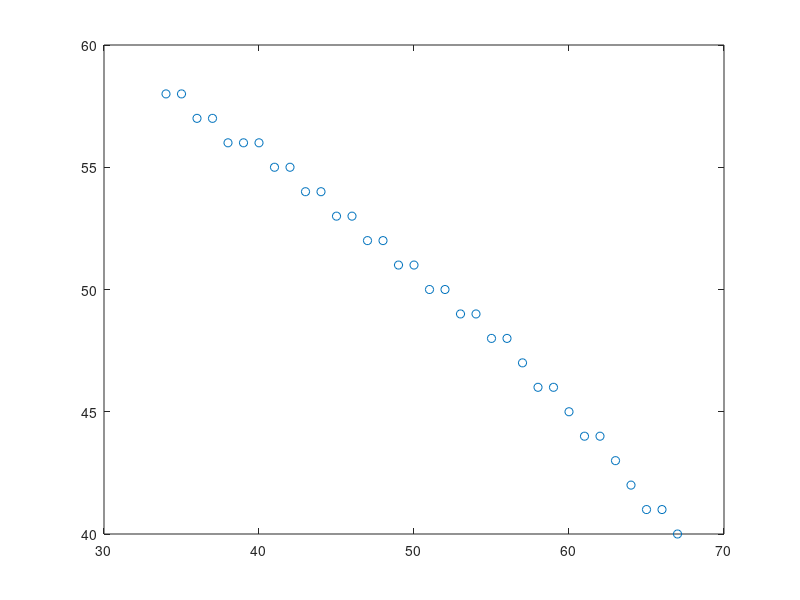
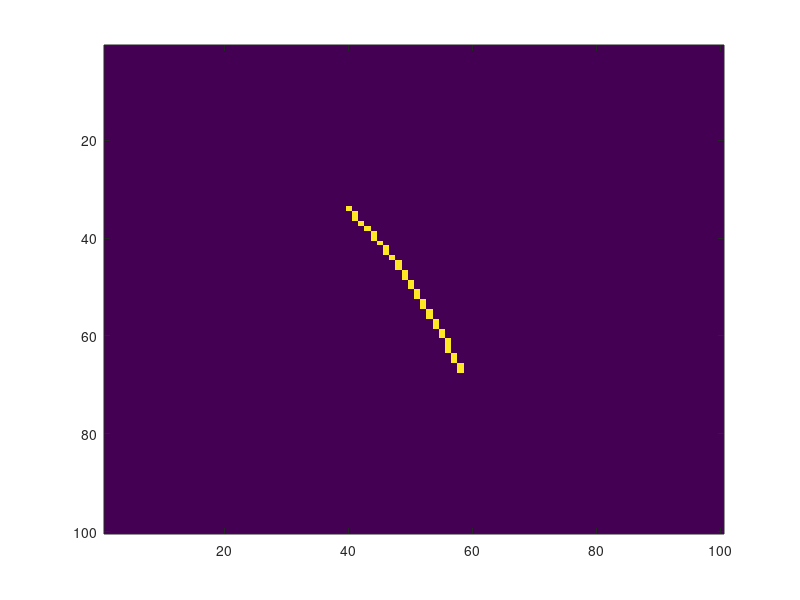
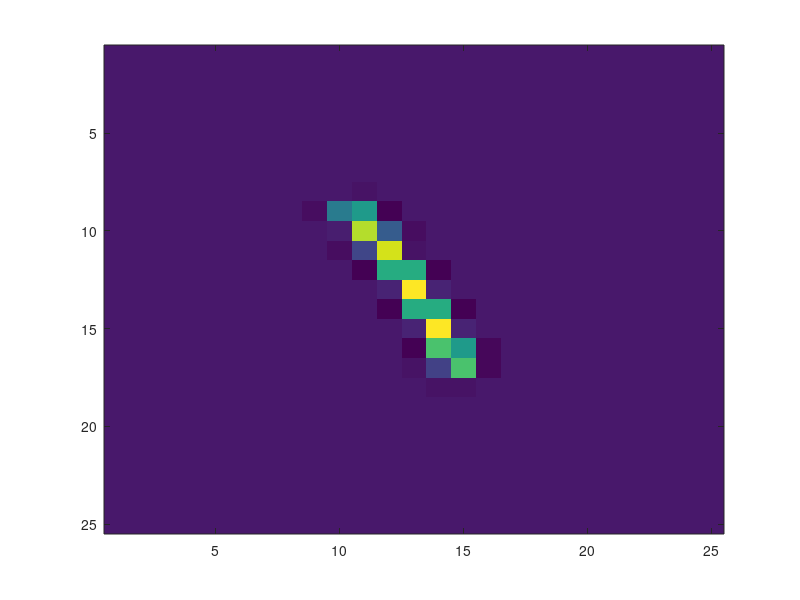

Write MATLAB code to recreate these figures, in order. (Note: this script raises an error after producing the figures.)
clear
close all

alldata = load('alldata.txt');
alldata(:,1)=[];

euler = load('sensorData.txt');
euler(:,1) = [];

% focal length
f = 4.26;

points = f*[euler(:,2) euler(:,3)];
points(:,1) = points(:,1) - points(1,1);
points(:,2) = points(:,2) - points(1,2);
points2 = 10*points;
pointsX = points2(:,1);
pointsY = points2(:,2);
rg_pointsX = range(pointsX);
rg_pointsY = range(pointsY);

% interp
x=[];
v=[];
flag = 1;
if rg_pointsX > rg_pointsY && rg_pointsX > 1
    x = pointsX;
    v = pointsY;
    flag = 1;
else
    x = pointsY;
    v = pointsX;
    flag = 2;
end
xq = ceil(min(x)):round(max(x));
vq0 = interp1(x,v,xq);
vq = round(interp1(x,v,xq));

% move to the center
ksize = 100;
% ksize = length(xq);
offset = [round(mean(xq)-ksize/2),round(mean(vq)-ksize/2)];
xq = xq - offset(1);
vq = vq - offset(2);

k = zeros(ksize);
if flag == 1
    for i=1:length(xq)
        k(ksize-xq(i)+1,vq(i)) = 1;
    end
    k = k./sum(k(:));
end
if flag == 2
   for i=1:length(xq)
        k(ksize-vq(i)+1,xq(i)) = 1;
   end 
   k = k./sum(k(:));
end

k1 = imresize(k,[25,25]);

figure;plot(xq,vq,'o')
figure;imagesc(k);
figure;imagesc(k1);

PSF = k1;
estimated_nsr = 0;
blurred = imread('image9.png');
wnr = deconvwnr(blurred, PSF, estimated_nsr);
figure; imshow(wnr);

% kernelSize = 25;
% points2 = points2*24/range(points2(:));
% minPoint = min(points2(:));
% points2 = points2 - minPoint;
% 
% k = zeros(kernelSize);
% 
% % set to center
% points3 = points2;
% xrang = range(points2(:,1));
% yrang = range(points2(:,2));
% 
% offset = [round(xrang/2-kernelSize/2),round(yrang/2-kernelSize/2)];
% points3(:,1) = points3(:,1) + offset(1);
% points3(:,2) = points3(:,2) + offset(2);
% 
% for i=1:length(points(:,1))
%    k(round(points3(i,1))+2,round(points3(i,2))+2) = 1;
% end
% 
% k = k/sum(k(:));

% figure
% imshow(k)


